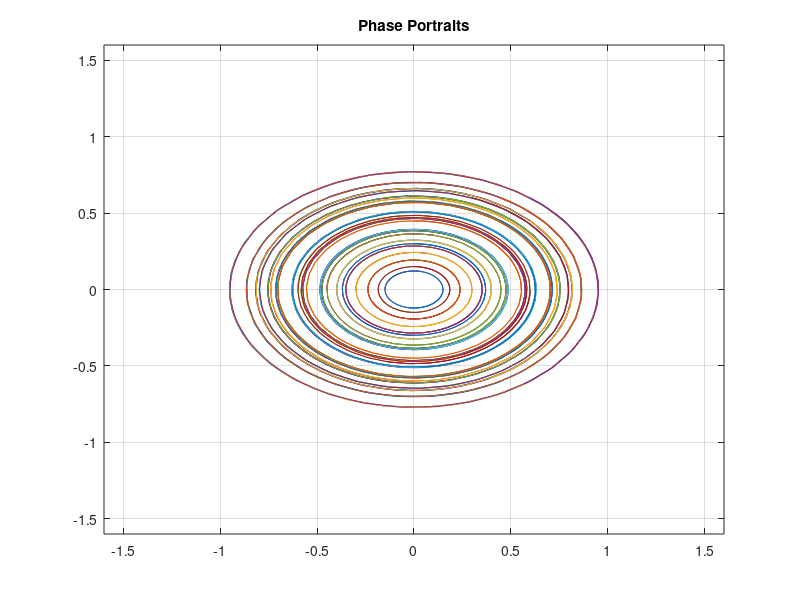

This chart was generated by the following MATLAB code:
% Michel Tirapelle
clear all
close all
clc

g = 9.81;                           
W = 7.26*10^-5;                     
Re = 6*10^6;                        
alpha = 0;                          
l = 15;                             

w0 = sqrt(g/l);
w = sqrt( w0^2 + W^2*Re/l*cos(alpha)^2 );

odefcn  = @(t, y) [y(2);       
                   -w^2*y(1)];  
tspan   = [0, 10];
x0      = -0.6:0.15:0.6;
y0      = x0;

for i = 1:numel(x0)
    for j = 1:numel(y0)
        [t, y]  = ode45(odefcn, tspan, [x0(i); y0(j)]);
        plot(y(:,1), y(:,2)), hold on
    end
end
grid on
axis([-1.6 1.6 -1.6 1.6])
title('Phase Portraits')
